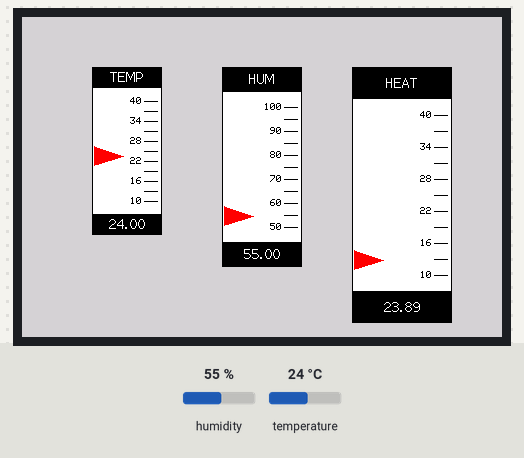
A sketch run on a simulated ESP32. On the bench: 480×320 colour display. Inputs (shaded band) come from the test bench; at power-on: humidity 55 %, temperature 24 °C. What the sketch prints to the serial monitor is not drawn.

Above: at 5.62 s.
5.9 s: humidity set to 22 %
At 8.2 s:
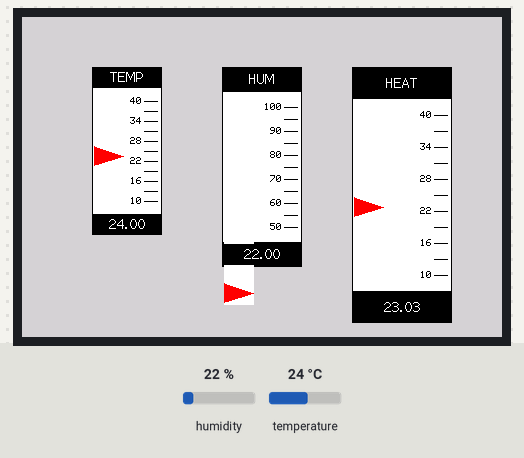
8.5 s: temperature set to 12 °C
At 10.4 s:
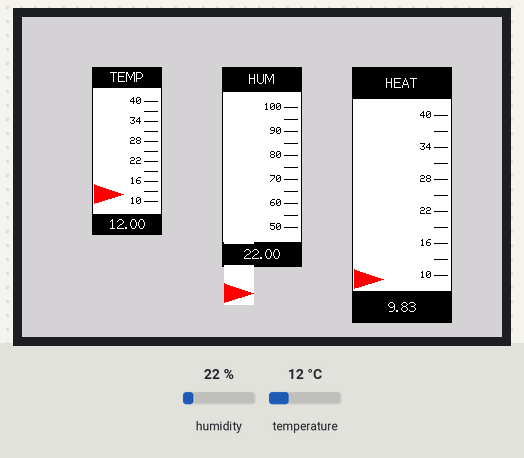
11.1 s: humidity set to 40 %
At 14.2 s:
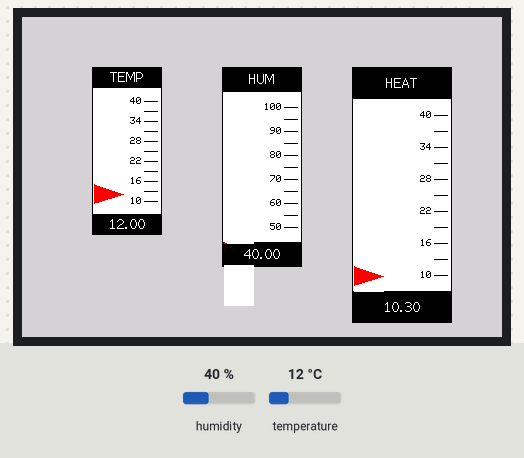
14.4 s: temperature set to 41 °C
At 15.14 s:
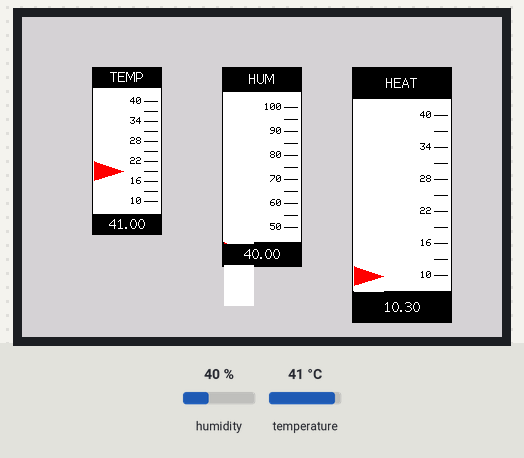
17.0 s: humidity set to 68 %
At 18.96 s:
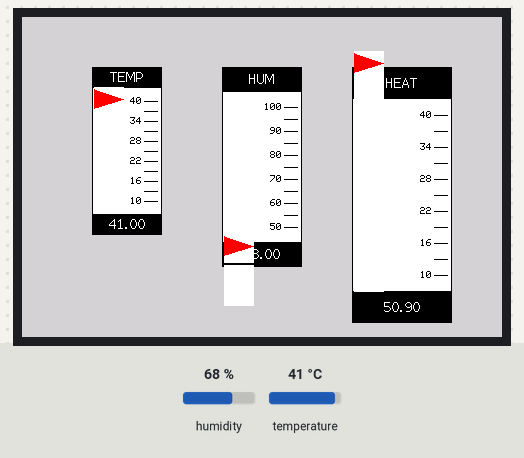
Timing chart, 0 to 20.5 s (numbered marks = the images above; inputs shaded):
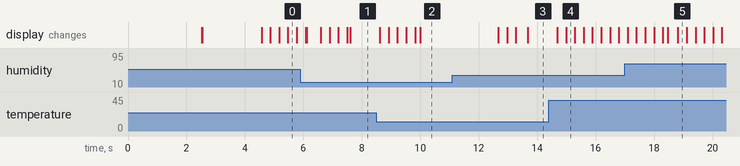

Measured:
- after the input at 8.5 s, the display: first changes after 0.12 s (image 2 shows a later state)
- after the input at 11.1 s, the display: first changes after 1.6 s (image 3 shows a later state)
- after the input at 14.4 s, the display: first changes after 0.29 s (image 4 shows a later state)

The sketch:

ESP32_RTOS_TEMP_SENSOR_TFT_V2.ino
```cpp
#include <DHT.h>
#include <TFT_eSPI.h>
#include <SlideMeter.h>

#define DHTPIN 5
#define DHTTYPE DHT11
#define QUEUE_SIZE 5

typedef struct sensor_data {
  float humidity;
  float temperature;
  float heat_index;
} sensor_data;

TaskHandle_t read_temperature_handle = NULL;
TaskHandle_t display_temperature_handle = NULL;

SemaphoreHandle_t serialSem;

QueueHandle_t tftQueue = NULL;

DHT dht(DHTPIN, DHTTYPE);

TFT_eSPI tft = TFT_eSPI();

SlideMeter tempMeter(tft, "TEMP", 70, 50, 70, 170, 10.0, 40.0);
SlideMeter humiMeter(tft, "HUM", 200, 50, 80, 200, 50.0, 100.0);
SlideMeter heatMeter(tft, "HEAT", 330, 50, 100, 260, 10.0, 40.0);

void setup() {
  Serial.begin(115200);
  while (! Serial); // Wait untilSerial is ready - Leonardo
  Serial.println("Serial port connected.");

  tft.begin();
  tft.init();
  tft.fillScreen(TFT_LIGHTGREY);
  tft.setRotation(1);

  serialSem = xSemaphoreCreateMutex();
  if (serialSem==NULL){
    Serial.println("xSemaphoreCreateMutex returned NULL");
    while(1);
  }

  tftQueue = xQueueCreate(QUEUE_SIZE, sizeof(sensor_data));
  if (tftQueue == NULL) {
    Serial.println("Failed to create Oled queue!");
    while (1);
  }

  dht.begin();

  delay(2000);

  tempMeter.draw();
  humiMeter.draw();
  heatMeter.draw();

  tempMeter.updateReading();
  humiMeter.updateReading();
  heatMeter.updateReading();

  delay(2000);

  xTaskCreatePinnedToCore(read_temperature, "read_temperature", 4000, NULL, 1, &read_temperature_handle, 0);
  Serial.println("Read temperature task created.");

  xTaskCreatePinnedToCore(display_temperature, "display_temperature", 4000, NULL, 1, &display_temperature_handle, 0);
  Serial.println("Display temperature task created.");

  delay(100);
}

void loop() {

}

void read_temperature(void *parameter) {

  for (;;) {

    sensor_data my_temp_Data;
    my_temp_Data.humidity = dht.readHumidity();
    my_temp_Data.temperature = dht.readTemperature();

    if (isnan(my_temp_Data.humidity) || isnan(my_temp_Data.temperature)) {
      Serial.println(F("Failed to read from DHT sensor!"));
      xSemaphoreGive(serialSem);
      return;
    }

    my_temp_Data.heat_index = dht.computeHeatIndex(my_temp_Data.temperature, my_temp_Data.humidity, false);

    Serial.printf("Temperature: %.2f C\n", my_temp_Data.temperature);
    Serial.printf("Humidity: %.2f %\n", my_temp_Data.humidity);
    Serial.printf("Heat Index: %.2f C\n", my_temp_Data.heat_index);

    xQueueSend(tftQueue, &my_temp_Data, portMAX_DELAY);
    vTaskDelay(pdMS_TO_TICKS(1000));
  }
}

void display_temperature(void *parameter) {

  for (;;) {

    sensor_data my_temp_Data;
    if (xQueueReceive(tftQueue, &my_temp_Data, portMAX_DELAY)) {

      xSemaphoreTake(serialSem, portMAX_DELAY);

      tempMeter.updateReading(my_temp_Data.temperature);
      humiMeter.updateReading(my_temp_Data.humidity);
      heatMeter.updateReading(my_temp_Data.heat_index);

      xSemaphoreGive(serialSem);

    }

  }
}
```

SlideMeter.cpp
```cpp
#include <SlideMeter.h>
#include <TFT_eSPI.h>
#include <algorithm>

void SlideMeter::drawHeader() {
	tft.fillRect(start_x, start_y, total_width, top_rect_height, headerBackgroundColor);
	tft.setTextColor(headerTextColor, headerBackgroundColor);
	tft.setTextDatum(MC_DATUM);
	tft.drawString(label, start_x + total_width / 2, start_y + top_rect_height / 2, headerFont);
}

void SlideMeter::drawBody() {
	tft.fillRect(start_x, start_y + top_rect_height, total_width, middle_rect_height, TFT_WHITE);
	uint16_t tick_gap = middle_rect_height / 12;
	uint16_t step_size = (max_reading - min_reading) / 10;
	uint8_t ticks_count = 0;
	tft.setTextColor(TFT_BLACK, TFT_WHITE);
	tft.setTextDatum(MR_DATUM);
	uint16_t current_reading = max_reading;
	bool show_number = true;

	uint16_t temp_min_reading_y = min_reading_y;
	uint16_t temp_max_reading_y = max_reading_y;
	for(uint16_t y = (start_y + top_rect_height + tick_gap); y < (start_y + top_rect_height + middle_rect_height) && ticks_count < 11; y += tick_gap, ticks_count++) {
		temp_min_reading_y = std::min(temp_min_reading_y, y);
		temp_max_reading_y = std::max(temp_max_reading_y, y);
	}
	uint16_t delta_top = temp_min_reading_y - (start_y + top_rect_height);
	uint16_t delta_bottom = (start_y + top_rect_height + middle_rect_height) - temp_max_reading_y;
	uint16_t offset = 0;
	if(delta_bottom > delta_top) {
		offset = (delta_bottom - delta_top) / 2;
	}

	ticks_count = 0;
	for(uint16_t y = (start_y + top_rect_height + tick_gap + offset); y < (start_y + top_rect_height + middle_rect_height) && ticks_count < 11; y += tick_gap, ticks_count++) {
		min_reading_y = std::min(min_reading_y, y);
		max_reading_y = std::max(max_reading_y, y);
		tft.drawLine(start_x + total_width - 18, y, start_x + total_width - 5, y, TFT_BLACK);
		if(show_number) {
			tft.drawNumber(current_reading, start_x + total_width - 20, y, ticksFont);
		}
		show_number = !show_number;
		current_reading -= step_size;
	}
}

void SlideMeter::drawFooter() {
	tft.fillRect(start_x, start_y + top_rect_height + middle_rect_height, total_width, bottom_rect_height, footerBackgroundColor);
}

void SlideMeter::drawOutline() {
	tft.drawRect(start_x, start_y, total_width, top_rect_height + middle_rect_height + bottom_rect_height, TFT_BLACK);
}

SlideMeter::SlideMeter(TFT_eSPI& _tft, const char * _label, uint16_t _start_x, uint16_t _start_y, uint16_t _total_width, uint16_t _total_height, float _min_reading, float _max_reading) :
tft(_tft),
triangle_sprite(TFT_eSprite(&_tft)),
reading_sprite(TFT_eSprite(&_tft)),
label(_label), start_x(_start_x),
start_y(_start_y),
total_width(_total_width),
total_height(_total_height),
min_reading(_min_reading),
max_reading(_max_reading),
top_rect_height(total_height / 8),
bottom_rect_height(top_rect_height),
middle_rect_height(6 * top_rect_height) {
	min_reading_y = start_y + top_rect_height + middle_rect_height + bottom_rect_height;
	max_reading_y = 0;
	last_reading_y = 1000;
  triangle_sprite.createSprite(30, 24);
  triangle_sprite.fillScreen(TFT_WHITE);
  triangle_sprite.fillTriangle(0, 2, 0, 21, 29, 12, TFT_RED);
	reading_sprite.createSprite(total_width - 4, bottom_rect_height - 4);
	reading_sprite.fillScreen(footerBackgroundColor);
}

void SlideMeter::draw() {
	drawHeader();
	drawBody();
	drawFooter();
	drawOutline();
}

void SlideMeter::updateReading(float reading) {
	uint16_t reading_x = start_x + 2;
	reading_sprite.setTextColor(footerTextColor, footerBackgroundColor);
	reading_sprite.setTextDatum(MC_DATUM);
	reading_sprite.fillScreen(footerBackgroundColor);
	reading_sprite.drawFloat(reading, 2, (total_width - 4) / 2, (bottom_rect_height - 4) / 2, footerFont);
	reading_sprite.pushSprite(start_x + 2, start_y + top_rect_height + middle_rect_height + 2);
	uint16_t reading_y = map(reading, min_reading, max_reading, max_reading_y, min_reading_y);
	if(last_reading_y == 1000) {
		triangle_sprite.pushSprite(reading_x, reading_y - 12);
		last_reading_y = reading_y;
	} else {
		if (last_reading_y != reading_y) {
			uint16_t current_y = last_reading_y;
			uint16_t delta = last_reading_y > reading_y ? -1 : 1;
			while(reading_y != current_y) {
				triangle_sprite.pushSprite(reading_x, current_y - 12);
				vTaskDelay(pdMS_TO_TICKS(10));
				current_y += delta;
			}
			last_reading_y = current_y;
		}
	}
}

void SlideMeter::updateReading() {
	updateReading(min_reading);
}
```

SlideMeter.h
```cpp
#include <TFT_eSPI.h>

#ifndef __SLIDE_METER__
#define __SLIDE_METER__

class SlideMeter {
  TFT_eSPI& tft;
  const char * label;
  const uint16_t start_x;
  const uint16_t start_y;
  const uint16_t total_width;
  const uint16_t total_height;
  const uint16_t top_rect_height;
  const uint16_t bottom_rect_height;
  const uint16_t middle_rect_height;
  const float min_reading;
  const float max_reading;
  uint16_t min_reading_y;
  uint16_t max_reading_y;
  uint16_t last_reading_y;
	TFT_eSprite triangle_sprite;
	TFT_eSprite reading_sprite;
  uint8_t ticksFont = 1;
  uint8_t headerFont = 2;
  uint8_t footerFont = 2;
  uint16_t headerTextColor = TFT_WHITE;
  uint16_t headerBackgroundColor = TFT_BLACK;
  uint16_t footerTextColor = TFT_WHITE;
  uint16_t footerBackgroundColor = TFT_BLACK;

  void drawHeader();
  void drawBody();
  void drawFooter();
  void drawOutline();

  public:
  SlideMeter(TFT_eSPI& _tft, const char * _label, uint16_t _start_x, uint16_t _start_y, uint16_t _total_width, uint16_t _total_height, float _min_reading, float _max_reading);
  // Other constructors and assignment deleted just because I didn't put any thought on ho I wanted them to behave
  // Can be implemented is a use case for copying or moving objects of this class
  SlideMeter(const SlideMeter& other) = delete;
  SlideMeter& operator=(const SlideMeter& other) = delete;
  SlideMeter(const SlideMeter&& other) = delete;
  SlideMeter& operator=(const SlideMeter&& other) = delete;

  void draw();
  void updateReading(float reading);
  void updateReading();
};

#endif
```
